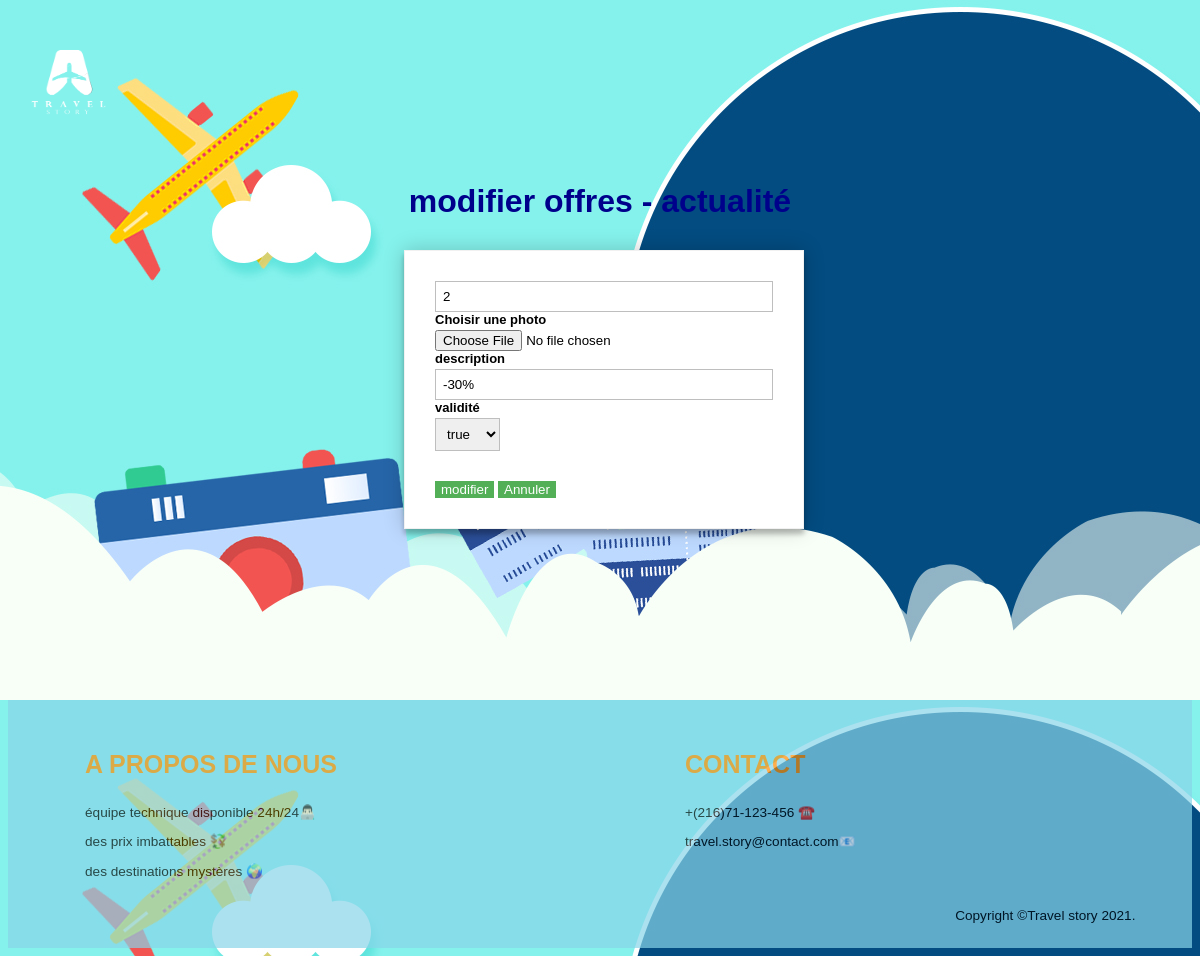
The page /php/update_offre.php?numOffre=2 on the database its author committed.
### tables this page shows
CREATE TABLE `offres` (
  `id` int(11) NOT NULL,
  `image` varchar(500) NOT NULL,
  `description` text NOT NULL,
  `date_ajout` timestamp NOT NULL DEFAULT current_timestamp(),
  `valable` tinyint(1) NOT NULL
);

### php/update_offre.php (the view, shortened to what this page needs)
<?php
$objetPdo = new PDO('mysql:host=localhost;dbname=travel_story','root','');
$pdoStat = $objetPdo->prepare("SELECT * FROM offres WHERE id= :num");
$pdoStat->bindValue(':num',$_GET['numOffre'],PDO::PARAM_INT);
$executeIsOk= $pdoStat->execute();
$offres = $pdoStat->fetch();
?>
<!DOCTYPE html>
<html lang="en">
<head>
    <link rel="stylesheet" href="../assets/css/dashboard.css">
</head>
<body>
    <nav>
    <a href="dashboard.php"><img src="../assets/images/logo.png" alt="logo" class="logo" height="150" width="120"></a>
    </nav>
    <h1 id="vol">modifier offres - actualité</h1>
<br>
<div class="form-style-1" id="vols">
    <form action="modifieroffre.php" method="POST" >
    <div>
<input type="text" name="numOffre" value="<?=$offres['id'];?>">
</div>
    <div class="form-group">
    <label for="exampleInputFile">Choisir une photo</label>
    <input type="file" name="image" id="exampleInputFile" value="<?=$offres['image'];?>">
  </div>
        <div>
            <label for="description" ><b>description</b></label>
            <input type="text" name="description" value="<?=$offres['description'];?>">
        </div>
        <div>
        <label for="valable"><b>validité</b></label>
        <select name="valable" id="valable" value="<?=$offres['valable'];?>">
        <option value="1">true</option>
        </select>
        </div>
        <br>
        <br>
        <button type="submit">modifier</button>
        <button type="reset">Annuler</button>
    </form>
</div>
    <?php include 'footer.php' ?>
</body>
</html>

### assets/css/dashboard.css (style rules this page uses)
body { background-image: url('../images/travel_agency.jpg'); background-attachment: fixed; }
nav a { text-decoration: none; color: aliceblue; }
a { color: rgb(255, 17, 0); text-decoration: none; }
h1 { text-align: center; color: darkblue; font-family: "Lucida Sans Unicode", "Lucida Grande", Sans-Serif; }
#vols { display: flex; align-items: center; justify-content: center; height: 200px; }
#vols button { background-color: #53af57; color: white; border: none; cursor: pointer; }
body { font-family: Arial, sans-serif; }
.form-style-1 { margin:10px auto; max-width: 400px; padding: 20px 12px 10px 20px; font: 13px "Lucida Sans Unicode", "Lucida Grande", sans-serif; }
.form-style-1 label { margin:0 0 3px 0; padding:0px; display:block; font-weight: bold; }
.form-style-1 input[type=text], .form-style-1 input[type=date], .form-style-1 input[type=datetime], .form-style-1 input[type=number], .form-style-1 input[type=search], .form-style-1 input[type=time], .form-style-1 input[type=url], .form-style-1 input[type=email], textarea, select { box-sizing: border-box; -webkit-box-sizing: border-box; -moz-box-sizing: border-box; border:1px solid #BEBEBE; padding: 7px; margin:0px; -webkit-transition: all 0.30s ease-in-out; -moz-transition: all 0.30s ease-in-out; -ms-transition: all 0.30s ease-in-out; -o-transition: all 0.30s ease-in-out; outline: none; }

### assets/css/style.css (style rules this page uses)
form { width:100%; padding: 30px; border: 1px solid #f1f1f1; background: #fff; box-shadow: 0 0 20px 0 rgba(0, 0, 0, 0.2), 0 5px 5px 0 rgba(0, 0, 0, 0.24); }
input[type=text], input[type=password] { width: 100%; padding: 12px 20px; margin: 8px 0; display: inline-block; border: 1px solid #ccc; box-sizing: border-box; }

### rows shown on the page
offres: numOffre "2", description "-30%", valable "true"
